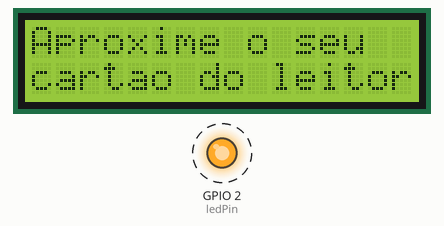
Simulated run of this sketch. Board: ESP32. Parts: 16×2 character LCD, output pins drawn as LEDs (lit = HIGH). Dashed ring = blinking. What the sketch prints to the serial monitor is not drawn.

Above: at 0.1 s.
Timing chart, 0 to 130.0 s (numbered marks = the images above):
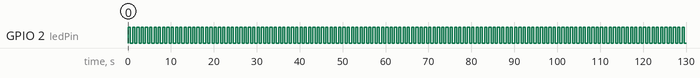

The sketch:

espLEDLCD.ino
```cpp
#include <LiquidCrystal.h>

LiquidCrystal lcd(13, 12, 14, 27, 26, 25);

// LED on GPIO2
int ledPin = 2;

void setup()
{

    // Set LED as output
    pinMode(ledPin, OUTPUT);

    // Serial monitor setup
    Serial.begin(115200);
    lcd.begin(16, 2);

    defaultDisplay();
}

void loop()
{
    Serial.print("Hello");
    digitalWrite(ledPin, HIGH);

    delay(500);

    Serial.println(" world!");
    digitalWrite(ledPin, LOW);

    delay(500);
}

void defaultDisplay(){
    lcd.clear();
    lcd.setCursor(0,0);
    lcd.print("Aproxime o seu");
    lcd.setCursor(0,1);
    lcd.print("cartao do leitor");
    Serial.println("Aproxime seu cartão do leitor.");
}
```

Measured:
- by itself, GPIO 2 (ledPin): alternates HIGH for 0.50 s and LOW for 0.50 s
